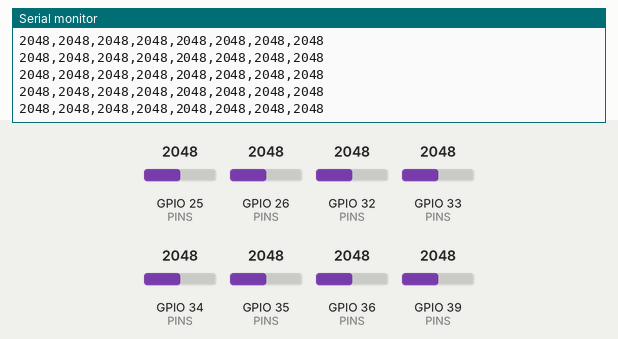
Recording of a sketch running on a simulated ESP32. Shown: the last lines printed to the serial monitor. Inputs (shaded band) come from the test bench; at power-on: GPIO 25 (PINS) = 2048, GPIO 26 (PINS) = 2048, GPIO 32 (PINS) = 2048, GPIO 33 (PINS) = 2048, GPIO 34 (PINS) = 2048, GPIO 35 (PINS) = 2048, GPIO 36 (PINS) = 2048, GPIO 39 (PINS) = 2048 (analog values on the 0–4095 scale). Nothing arrives over Bluetooth unless stated.

Above: at 1.2 s.
1.3 s: GPIO 25 (PINS) set to 2240
At 1.36 s:
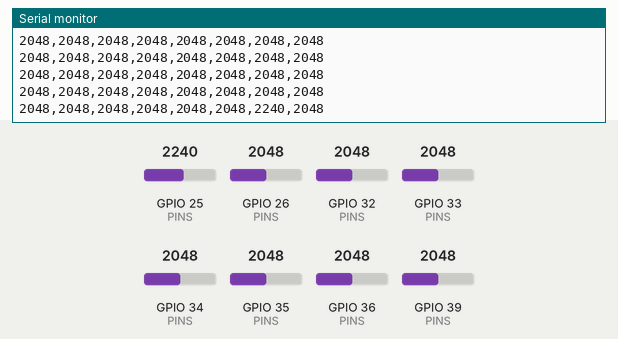
2.8 s: GPIO 26 (PINS) set to 2240
At 2.81 s:
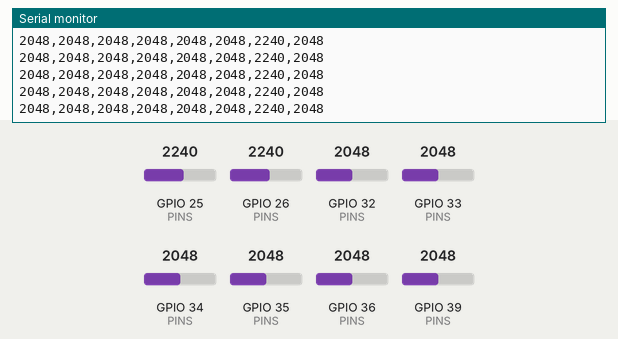
4.3 s: GPIO 32 (PINS) set to 2240
At 4.31 s:
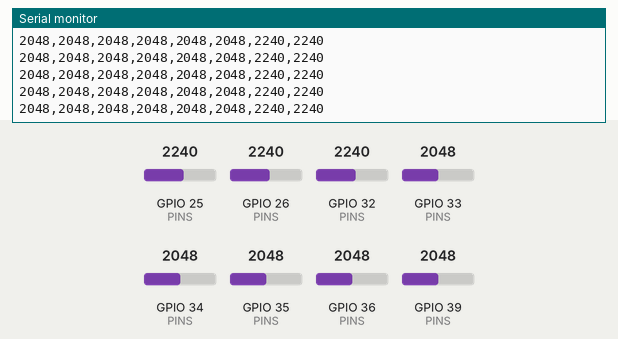
5.8 s: GPIO 33 (PINS) set to 2240
At 5.81 s:
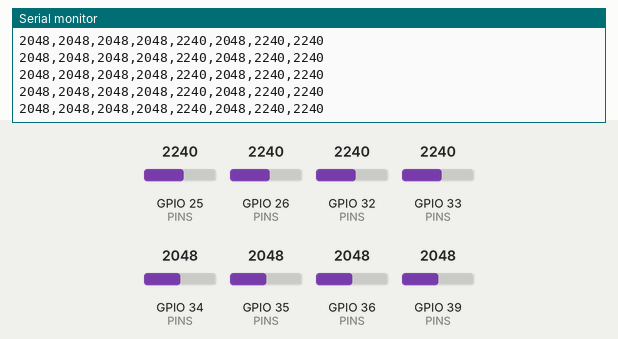
7.3 s: GPIO 34 (PINS) set to 2240
At 7.31 s:
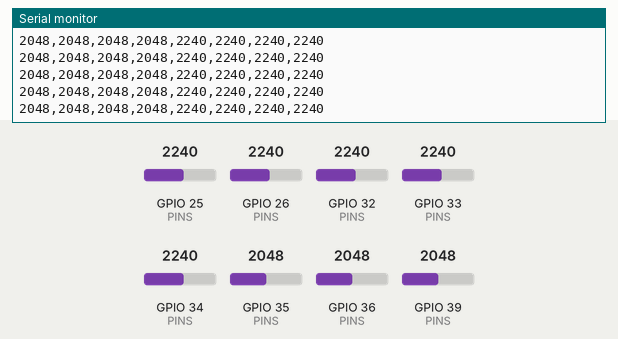
8.8 s: GPIO 35 (PINS) set to 2240
At 8.81 s:
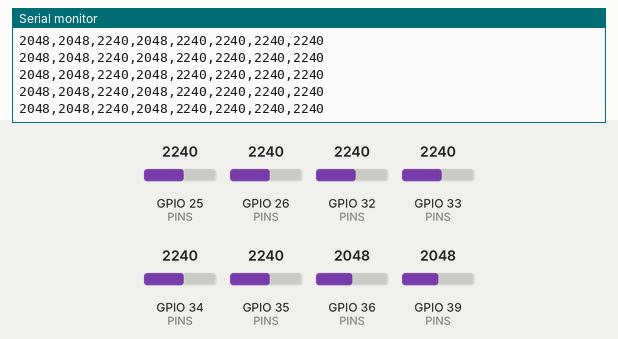

The sketch:

baropod_8sensores.ino
```cpp
/* ============================================================================
 * Baropod — Plantilla instrumentada para fisioterapia pediátrica de pie plano.
 * Firmware ESP32: 8 sensores FSR RFP-602 con divisor a 10 kΩ contra GND y
 * 3,3 V en el otro extremo. Envío por Bluetooth Classic (SPP) a la app
 * Android compañera.
 *
 *   Placa Arduino IDE : "DOIT ESP32 DEVKIT V1"
 *   Nombre BT         : "Plantilla_ESP32"
 *   Tasa de envío     : 20 Hz (1 trama cada 50 ms)
 *   Formato de trama  : "v1,v2,v3,v4,v5,v6,v7,v8\n"  (ADC crudo 0–4095, ASCII)
 *
 * Cableado (todos los pines en el costado izquierdo del ESP32):
 *
 *   Sensor  GPIO  Etiqueta  Zona anatómica
 *   ------  ----  --------  --------------
 *     S1     36     VP      Halux
 *     S2     39     VN      1er Metatarsiano
 *     S3     34     D34     3er Metatarsiano
 *     S4     35     D35     5to Metatarsiano
 *     S5     32     D32     Arco Medial
 *     S6     33     D33     Mediopie Lateral
 *     S7     25     D25     Talon Medial
 *     S8     26     D26     Talon Lateral
 *
 * NOTA TÉCNICA: GPIO25 y GPIO26 están en ADC2. Funcionan bien con Bluetooth
 * Classic activo, pero el bloque ADC2 queda inutilizable si se enciende WiFi.
 * No habilitar WiFi en este firmware.
 *
 * Fecha: 2026-05-18
 * ============================================================================
 */

#include "BluetoothSerial.h"

// ============================ Configuración ===============================

// Pines de los 8 sensores. El orden de este arreglo debe coincidir con el
// orden de las zonas en SensorZone.DEFAULT_ZONES del Android: la app asume
// que el i-ésimo valor de la trama corresponde a la i-ésima zona.
const int   PINS[8]  = {  36,   39,   34,   35,   32,   33,   25,   26  };
const char* NAMES[8] = { "S1", "S2", "S3", "S4", "S5", "S6", "S7", "S8" };
const char* ZONES[8] = {
  "Halux",             // S1
  "1er Metatarsiano",  // S2
  "3er Metatarsiano",  // S3
  "5to Metatarsiano",  // S4
  "Arco Medial",       // S5
  "Mediopie Lateral",  // S6
  "Talon Medial",      // S7
  "Talon Lateral"      // S8
};

// Constantes de calibración (informativas — el firmware NO las aplica; envía
// el ADC crudo y la app Android hace la conversión a porcentaje / Kg).
//
//   ADC_REST       — lectura típica sin presión, ya corregida por la deriva
//                    observada en los sensores.
//   ADC_MAX_FINGER — lectura aproximada al apretar con un dedo a fondo.
const int ADC_REST       = 1800;
const int ADC_MAX_FINGER = 2200;

// Nombre que ve el celular al emparejarse. NO cambiar: la app Android ya está
// emparejada con este nombre.
const char* BT_NAME = "Plantilla_ESP32";

// Pacing del bucle principal y promediado por sensor.
const unsigned long SEND_INTERVAL_MS  = 50;    // 20 Hz
const int           OVERSAMPLES       = 10;    // muestras por sensor
const int           OVERSAMPLE_DELAY_US = 500; // pausa entre muestras

// ============================== Estado ====================================

BluetoothSerial SerialBT;

// Timestamp (millis) del último envío. Se usa con un patrón no bloqueante
// para que el loop quede libre para futuras extensiones (filtros, sleep
// entre muestras, etc.) sin tener que romper el ritmo de 20 Hz.
unsigned long lastSend = 0;

// ============================== Helpers ===================================

// Lee `pin` OVERSAMPLES veces con pausa fija entre cada lectura y devuelve
// el promedio. Reduce el ruido del FSR sin agregar latencia perceptible
// (10 × 500 µs ≈ 5 ms por sensor; con 8 sensores < 50 ms del intervalo).
int readAveraged(int pin) {
  long acc = 0;
  for (int i = 0; i < OVERSAMPLES; i++) {
    acc += analogRead(pin);
    delayMicroseconds(OVERSAMPLE_DELAY_US);
  }
  return (int)(acc / OVERSAMPLES);
}

// Construye la trama ASCII y la envía por BT (si hay cliente) y por USB Serial.
// La copia por USB es útil para depurar sin teléfono.
void sendSample(const int values[8]) {
  char buf[80];
  int n = snprintf(
    buf, sizeof(buf),
    "%d,%d,%d,%d,%d,%d,%d,%d\n",
    values[0], values[1], values[2], values[3],
    values[4], values[5], values[6], values[7]
  );
  if (n <= 0) return;

  // USB siempre (ayuda durante pruebas en mesa).
  Serial.write((const uint8_t*)buf, n);

  // BT sólo si hay cliente: escribir sin cliente puede bloquear el stack.
  if (SerialBT.hasClient()) {
    SerialBT.write((const uint8_t*)buf, n);
  }
}

// ============================== Setup =====================================

void setup() {
  Serial.begin(115200);

  // ADC: 12 bits (0–4095) y atenuación de 11 dB en los 8 pines para que el
  // rango de entrada llegue a ~3,3 V (compatible con el divisor del FSR).
  analogReadResolution(12);
  for (int i = 0; i < 8; i++) {
    analogSetPinAttenuation(PINS[i], ADC_11db);
  }

  SerialBT.begin(BT_NAME);

  Serial.println();
  Serial.println(F("============================================="));
  Serial.println(F(" Baropod firmware ESP32  -  8 sensores FSR"));
  Serial.println(F("============================================="));
  Serial.print(F("Nombre Bluetooth: "));
  Serial.println(BT_NAME);
  Serial.print(F("Tasa de envio:    "));
  Serial.print(1000UL / SEND_INTERVAL_MS);
  Serial.println(F(" Hz"));
  Serial.println(F("Pines configurados:"));
  for (int i = 0; i < 8; i++) {
    Serial.print(F("  "));
    Serial.print(NAMES[i]);
    Serial.print(F("  GPIO"));
    if (PINS[i] < 10) Serial.print(' ');
    Serial.print(PINS[i]);
    Serial.print(F("   "));
    Serial.println(ZONES[i]);
  }
  Serial.println(F("---------------------------------------------"));
  Serial.println(F("Listo para emparejar. Esperando cliente BT..."));
}

// =============================== Loop =====================================

void loop() {
  // Pacing no bloqueante con millis(). Si aún no toca enviar, salimos del
  // tick para no monopolizar la CPU (en el futuro pueden agregarse aquí
  // tareas ligeras, p. ej. filtrado de los buffers).
  const unsigned long now = millis();
  if (now - lastSend < SEND_INTERVAL_MS) return;
  lastSend = now;

  // Lectura promediada de los 8 canales.
  int values[8];
  for (int i = 0; i < 8; i++) {
    values[i] = readAveraged(PINS[i]);
  }

  sendSample(values);
}
```

Measured:
- after the input at 1.3 s, the serial monitor: prints a new line after 0.05 s (image 1)
